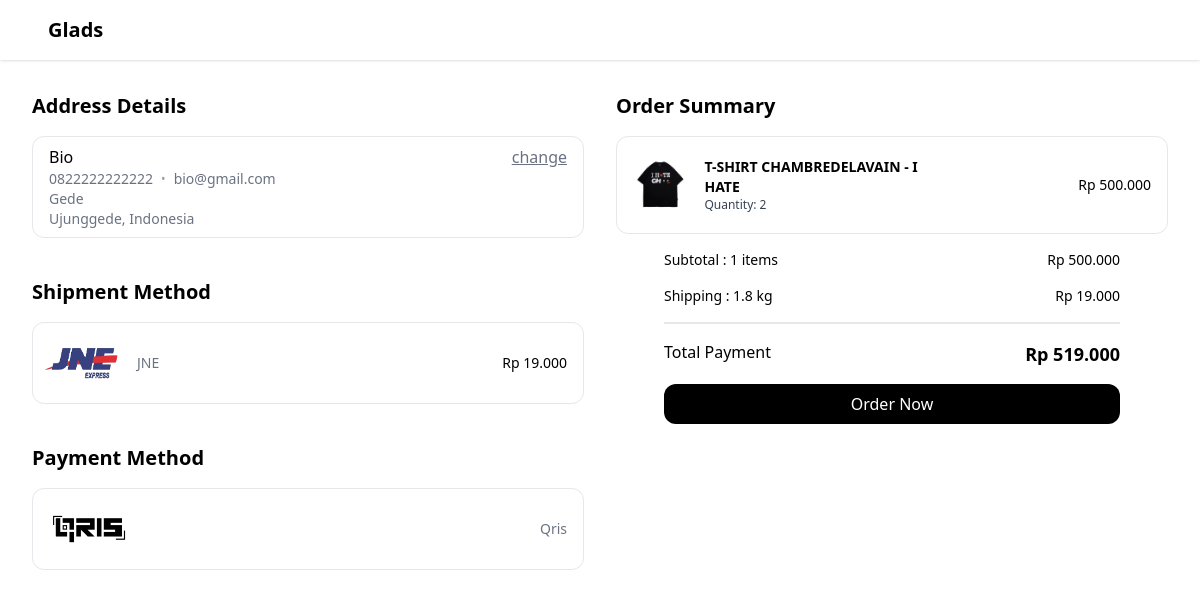
/checkout.php (signed in), run on the app's committed database.
### tables this page shows
CREATE TABLE `alamat_pengiriman` (
  `id_alamat` int NOT NULL,
  `id_pengguna` int DEFAULT NULL,
  `nama_penerima` varchar(100) DEFAULT NULL,
  `email_penerima` varchar(255) DEFAULT NULL,
  `telepon` varchar(20) DEFAULT NULL,
  `negara` varchar(100) DEFAULT NULL,
  `kota_kecamatan` varchar(255) DEFAULT NULL,
  `alamat_lengkap` text,
  `is_default` tinyint(1) DEFAULT '0'
);

CREATE TABLE `keranjang` (
  `id_keranjang` int NOT NULL,
  `id_pengguna` int NOT NULL,
  `id_produk` int NOT NULL,
  `qty` int NOT NULL,
  `created_at` timestamp NULL DEFAULT CURRENT_TIMESTAMP
);

CREATE TABLE `produk` (
  `id_produk` int NOT NULL,
  `nama_produk` varchar(255) NOT NULL,
  `harga` int NOT NULL,
  `stok` int NOT NULL,
  `deskripsi` text,
  `berat` int DEFAULT NULL,
  `foto` varchar(255) DEFAULT 'default.jpg',
  `kategori` varchar(100) NOT NULL
);

### checkout.php (the view, shortened to what this page needs)
<?php
include "config/koneksi.php";
$id_user = $_SESSION['id_user'];
$query_alamat = mysqli_query($conn, "SELECT * FROM alamat_pengiriman WHERE id_pengguna = '$id_user' AND is_default = 1 LIMIT 1");
$data_alamat = mysqli_fetch_assoc($query_alamat);
$id_user = $_SESSION['id_user'];
$items = [];
$subtotal = 0;
$total_berat = 0;
if (isset($_GET['buy_now'])) {
    $id_p = $_GET['buy_now'];
    $qty = isset($_GET['qty']) ? (int)$_GET['qty'] : 1;
    $query = mysqli_query($conn, "SELECT * FROM produk WHERE id_produk = '$id_p'");
    $row = mysqli_fetch_assoc($query);
    if ($row) {
        $row['qty'] = $qty;
        $items[] = $row;
        $subtotal = $row['harga'] * $qty;
        $total_berat = $row['berat'] * $qty;
    }
} else {
    $query_cart = mysqli_query($conn, "SELECT k.*, p.nama_produk, p.harga, p.foto, p.berat
                                       FROM keranjang k
                                       JOIN produk p ON k.id_produk = p.id_produk
                                       WHERE k.id_pengguna = '$id_user'");
    while ($row = mysqli_fetch_assoc($query_cart)) {
        $items[] = $row;
        $subtotal += ($row['harga'] * $row['qty']);
        $total_berat += ($row['berat'] * $row['qty']);
    }
}
$ongkir = 19000;
$total_bayar = $subtotal + $ongkir;
?>
<!DOCTYPE html>
<html lang="en">
<head>
    <link href="src/output.css" rel="stylesheet">
    <link href="https://cdn.boxicons.com/3.0.8/fonts/basic/boxicons.min.css" rel="stylesheet">
    <link href="https://cdn.boxicons.com/3.0.8/fonts/filled/boxicons-filled.min.css" rel="stylesheet">
    <link href="https://cdn.boxicons.com/3.0.8/fonts/brands/boxicons-brands.min.css" rel="stylesheet">
    <link rel="stylesheet" href="https://cdnjs.cloudflare.com/ajax/libs/font-awesome/7.0.1/css/all.min.css"/>
</head>
<body>
    <nav class="bg-white/10 sticky top-0 z-30 shadow-sm">
        <div class="flex px-6 py-4 justify-between items-center">
            <div class="flex items-center space-x-6">
                <h2 class="text-xl font-bold">Glads</h2>
            </div>
        </div>
    </nav>
    <div class="mt-2 md:mt-6 md:px-8 px-4">
        <div class="grid grid-cols-1 gap-6 md:gap-8 lg:grid-cols-2">
            <div class="overflow-hidden space-y-8 md:space-y-8">
                <div>
                    <h2 class="text-xl md:py-2 font-bold">Address Details</h2>
                    <div class="mt-2 px-4 py-2 rounded-xl border border-gray-200">
                        <div class="flex items-center justify-between">
                            <p class="text-md"><?= $data_alamat ? $data_alamat['nama_penerima'] : '<span class="text-red-500">No Address Found</span>' ?></p>
                            <a href="profile_delivery.php" class="text-md underline text-gray-500">change</a>
                        </div>
                        <?php if ($data_alamat) : ?>
                            <div class="flex items-center gap-2">
                                <p class="text-sm text-gray-500"><?= $data_alamat['telepon'] ?></p>
                                <span class="text-gray-400 text-xs flex items-center">&bull;</span>
                                <p class="text-sm text-gray-500"><?= $data_alamat['email_penerima'] ?? '' ?></p>
                            </div>
                            <p class="text-gray-500 text-sm"><?= $data_alamat['alamat_lengkap'] ?></p>
                            <p class="text-gray-500 text-sm">
                                <?= $data_alamat['kota_kecamatan'] ?>, <?= $data_alamat['negara'] ?>
                            </p>
                        <?php else : ?>
                            <p class="text-gray-500 text-sm italic">Please add a delivery address first.</p>
                        <?php endif; ?>
                    </div>
                </div>
                <div>
                    <h2 class="text-xl md:py-2 font-bold">Shipment Method</h2>
                    <div class="flex items-center justify-between mt-2 px-2 rounded-xl border border-gray-200">
                        <div class="flex items-center space-x-4">
                            <div class="w-20 h-20 flex items-center">
                                <img src="img/jne.png" alt="">
                            </div>
                            <p class="text-gray-500 text-sm items-center">JNE</p>
                        </div>
                        <p class="font-medium text-sm px-2">Rp <?= number_format($ongkir, 0, ',', '.') ?></p>
                    </div>
                </div>
                <div>
                    <h2 class="text-xl md:py-2 font-bold">Payment Method</h2>
                    <div class="flex items-center justify-between mt-2 px-4 rounded-xl border border-gray-200">
                        <div class="w-20 h-20  flex items-center">
                            <img src="img/qris.png" alt="">
                        </div>
                        <p class="text-gray-500 text-sm items-center">Qris</p>
                    </div>
                </div>
            </div>
            <div class="py-2">
                <h2 class="text-xl font-bold mb-4">Order Summary</h2>
                <?php foreach ($items as $item) : ?>
                <div class="mt-2 p-2 flex items-center mb-4 border-gray-200 border rounded-xl">
                    <div class="w-20 h-20 bg-white rounded-lg p-2">
                        <img src="img/<?= $item['foto'] ?>" alt="<?= $item['nama_produk'] ?>" class="w-full h-full object-contain">
                    </div>
                    <div class="w-full flex items-center justify-between">
                        <div class="w-1/2 ml-2">
                            <h3 class="font-semibold text-xs md:text-sm uppercase"><?= $item['nama_produk'] ?></h3>
                            <p class="text-xs text-gray-700">Quantity: <?= $item['qty'] ?></p>
                        </div>
                        <p class="text-sm px-2 font-medium">Rp <?= number_format($item['harga'] * $item['qty'], 0, ',', '.') ?></p>
                    </div>
                </div>
                <?php endforeach; ?>
                <div class="md:px-12 space-y-4">
                    <div class="text-sm flex justify-between">
                        <p>Subtotal : <?= count($items) ?> items</p>
                        <p>Rp <?= number_format($subtotal, 0, ',', '.') ?></p>
                    </div>
                    <div class="text-sm flex justify-between">
                        <p>Shipping : <?= $total_berat / 1000 ?> kg</p>
                        <p>Rp <?= number_format($ongkir, 0, ',', '.') ?></p>
                    </div>
                    <div class="border border-gray-200"></div>
                    <div class="flex justify-between">
                        <p class="font-medium">Total Payment</p>
                        <p class="font-bold text-lg">Rp <?= number_format($total_bayar, 0, ',', '.') ?></p>
                    </div>
                    <form action="proses_checkout.php" method="POST">
                        <button type="submit" class="block w-full bg-black text-white py-2 rounded-xl">Order Now</button>
                    </form>
                </div>
            </div>
        </div>
    </div>
</body>
</html>

### data on the page
alamat_pengiriman: nama_penerima "Bio", telepon "0822222222222", email_penerima "bio@gmail.com", alamat_lengkap "Gede", kota_kecamatan "Ujunggede", negara "Indonesia"
keranjang: id_produk.foto (picture), id_produk.nama_produk "T-SHIRT CHAMBREDELAVAIN - I HATE", qty "2", $item['harga'] * $item['qty'] "500.000"

### other printed values
$ongkir "19.000"
count($items) "1"
$subtotal "500.000"
$total_berat / 1000 "1.8"
$total_bayar "519.000"
